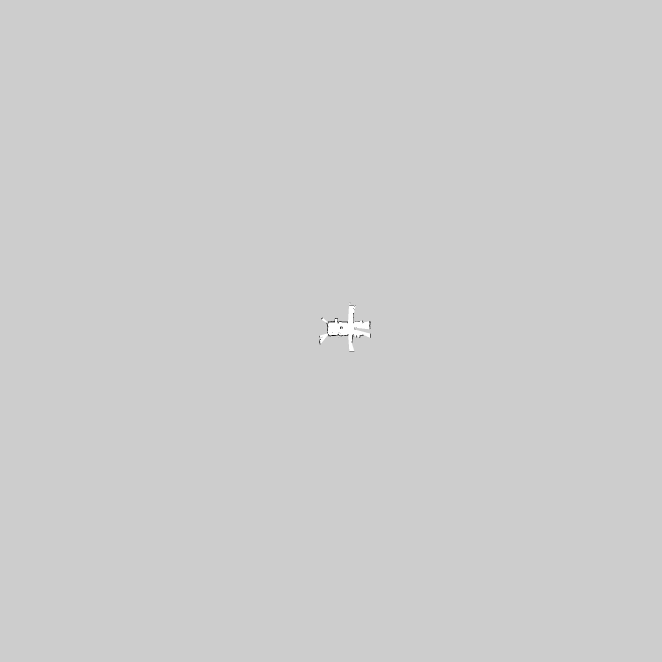
#> input picture 树莓派代码/map/nav.pgm, 1984 x 1984 px (shown at 1/3 size); the run also reads 1 picture not shown here
$ python convert_meter2Pix.py nav.pgm
#> lines starting #> are read from the running program, lines starting #| are printed output that depends on the picture
import json
import os.path
import sys

from PIL import Image
import requests
import numpy as np
import cv2
mapPath = __file__.replace("convert_meter2Pix.py","")
pgmFile = mapPath+'nav.pgm'
yamlFile = mapPath+"nav.yaml"
saveFile = mapPath+"nav.jpg"
saveTempFile = mapPath+"navTemp.jpg"
shopId = sys.argv[1]
def getOriPoint(pgmFile,yamlFile,saveFile):
    '''
    得到转换后的坐标
    :param pgmFile: pgm文件地址
    :param yamlFile: yaml文件地址
    :param saveFile: 将要保存的文件地址
    :return:  返回原点在过滤后的图片的位置，以及图片是否以及存在了
    '''
#> called with pgmFile = '树莓派代码/map/nav.pgm', yamlFile = '树莓派代码/map/nav.yaml', saveFile = '树莓派代码/map/nav.jpg'
    imgObj = Image.open(pgmFile) #得到这个pgm图片对象
#> imgObj is the input picture: PIL image 1984x1984 L; min 0, max 254, mean 205
    originJPG = np.array(imgObj) #image格式转成numpy格式
    with open(yamlFile, 'r', encoding="utf-8") as f: #得到原始原点和长度像素比
        for line in f.readlines():
            if "resolution" in line:
                resolution = float(line.replace("\n", "").replace(" ", "").split(":")[-1])
            elif "origin" in line:
                origin = json.loads(line.replace("\n", "").replace(" ", "").split(":")[-1])[0:2]
    h, w = originJPG.shape
#> h = 1984; w = 1984
    x_meter, y_meter = origin #初始原点，单位是米

    x_pix = int(x_meter / resolution) + w #初始原点，单位是像素，下同
#> x_pix = 984
    y_pix = - int(y_meter / resolution)

    #开始将地图中无用的大部分地方删掉
    startRow = 0
    endRow = 0
    flag = 0
    for i in range(h):
        if (originJPG[i, :] == 205).all() == False and flag == 0:
            startRow = i
            flag = 1
        if flag == 1 and (originJPG[i, :] == 205).all():
            endRow = i
            break
#> after the loop, flag = 1; startRow = 907

    startCol = 0
    endCol = 0
    flag = 0
    for i in range(w):
        if (originJPG[:, i] == 205).all() == False and flag == 0:
            startCol = i
            flag = 1
        if flag == 1 and (originJPG[:, i] == 205).all():
            endCol = i
            break
#> after the loop, flag = 1; startCol = 957

    # print(startRow,startCol,endCol,endRow)
    useImg = originJPG[startRow:endRow, startCol:endCol] #转换后的图片
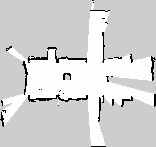
#> useImg: shape (147, 156); min 0, max 254, mean 211.8
    oriPoint = (y_pix - startCol, x_pix - startRow) #转换得到过滤后的有用地图的原点位置
#> oriPoint = (43, 77)

    useImgObj = Image.fromarray(useImg)
    useImgObj.save(saveTempFile) #先保存在一个中间变量，后面要判断是否在图床上已存在这个图片
    try:
        if os.path.exists(saveFile) and (np.array(Image.open(saveTempFile))==np.array(Image.open(saveFile))).all():
            #图片已存在，不需要重复上传到图传
            isRepeat = True
#> isRepeat = True
            print("图片已存在")
        else:
            isRepeat = False
            useImgObj.save(saveFile)
    except AttributeError:
        isRepeat = False
        useImgObj.save(saveFile)

    return oriPoint,isRepeat


(originX,originY),isRepeat = getOriPoint(pgmFile,yamlFile,saveFile)
#> originX = 43; originY = 77; isRepeat = True
isRepeat = False
if isRepeat==False:
    url = "https://www.imgtp.com/api/upload" #上传的api
    files = {'image': open(saveFile,"rb")} #图片文件
    token = "1fa8bda0e9c4626e9499a1e6ec68dd26"
    headers = {'token':token }
#> (the run stopped early here; a loop or call above may not have finished)
